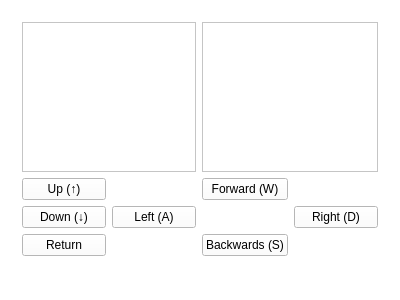
<?xml version="1.0" encoding="UTF-8"?>
<ui version="4.0">
 <class>MainFrame</class>
 <widget class="QMainWindow" name="MainFrame">
  <property name="geometry">
   <rect>
    <x>0</x>
    <y>0</y>
    <width>400</width>
    <height>300</height>
   </rect>
  </property>
  <property name="windowTitle">
   <string>MainFrame</string>
  </property>
  <widget class="QWidget" name="centralWidget">
   <property name="styleSheet">
    <string notr="true">background: white;</string>
   </property>
   <layout class="QGridLayout" name="gridLayout">
    <item row="0" column="2">
     <widget class="QStackedWidget" name="stackedWidget">
      <property name="currentIndex">
       <number>5</number>
      </property>
      <widget class="QWidget" name="pageUsername">
       <layout class="QGridLayout" name="gridLayout_2">
        <item row="0" column="0">
         <spacer name="horizontalSpacer">
          <property name="orientation">
           <enum>Qt::Horizontal</enum>
          </property>
          <property name="sizeHint" stdset="0">
           <size>
            <width>101</width>
            <height>20</height>
           </size>
          </property>
         </spacer>
        </item>
        <item row="0" column="2">
         <spacer name="horizontalSpacer_2">
          <property name="orientation">
           <enum>Qt::Horizontal</enum>
          </property>
          <property name="sizeHint" stdset="0">
           <size>
            <width>100</width>
            <height>20</height>
           </size>
          </property>
         </spacer>
        </item>
        <item row="0" column="1">
         <widget class="QLineEdit" name="inputUsername">
          <property name="maxLength">
           <number>64</number>
          </property>
          <property name="placeholderText">
           <string>username</string>
          </property>
         </widget>
        </item>
       </layout>
      </widget>
      <widget class="QWidget" name="pagePassword">
       <layout class="QGridLayout" name="gridLayout_3">
        <item row="0" column="0">
         <spacer name="horizontalSpacer_3">
          <property name="orientation">
           <enum>Qt::Horizontal</enum>
          </property>
          <property name="sizeHint" stdset="0">
           <size>
            <width>101</width>
            <height>20</height>
           </size>
          </property>
         </spacer>
        </item>
        <item row="0" column="1">
         <widget class="QLineEdit" name="inputPassword">
          <property name="placeholderText">
           <string>password</string>
          </property>
         </widget>
        </item>
        <item row="0" column="2">
         <spacer name="horizontalSpacer_4">
          <property name="orientation">
           <enum>Qt::Horizontal</enum>
          </property>
          <property name="sizeHint" stdset="0">
           <size>
            <width>100</width>
            <height>20</height>
           </size>
          </property>
         </spacer>
        </item>
       </layout>
      </widget>
      <widget class="QWidget" name="pageLoading">
       <layout class="QGridLayout" name="gridLayout_6">
        <item row="0" column="0">
         <spacer name="horizontalSpacer_7">
          <property name="orientation">
           <enum>Qt::Horizontal</enum>
          </property>
          <property name="sizeHint" stdset="0">
           <size>
            <width>40</width>
            <height>20</height>
           </size>
          </property>
         </spacer>
        </item>
        <item row="0" column="1">
         <widget class="QProgressBar" name="progressBar_loading">
          <property name="value">
           <number>24</number>
          </property>
         </widget>
        </item>
        <item row="0" column="2">
         <spacer name="horizontalSpacer_8">
          <property name="orientation">
           <enum>Qt::Horizontal</enum>
          </property>
          <property name="sizeHint" stdset="0">
           <size>
            <width>40</width>
            <height>20</height>
           </size>
          </property>
         </spacer>
        </item>
       </layout>
      </widget>
      <widget class="QWidget" name="pageRoot">
       <layout class="QGridLayout" name="gridLayout_4">
        <item row="6" column="1">
         <spacer name="verticalSpacer_2">
          <property name="orientation">
           <enum>Qt::Vertical</enum>
          </property>
          <property name="sizeHint" stdset="0">
           <size>
            <width>20</width>
            <height>40</height>
           </size>
          </property>
         </spacer>
        </item>
        <item row="1" column="1">
         <widget class="QPushButton" name="pushButton_auto">
          <property name="text">
           <string>Autonomous</string>
          </property>
         </widget>
        </item>
        <item row="2" column="1">
         <widget class="QPushButton" name="pushButton_manual">
          <property name="text">
           <string>Manual Override</string>
          </property>
         </widget>
        </item>
        <item row="4" column="1">
         <widget class="QPushButton" name="pushButton_settings">
          <property name="text">
           <string>Settings</string>
          </property>
         </widget>
        </item>
        <item row="5" column="1">
         <widget class="QPushButton" name="pushButton_exit">
          <property name="text">
           <string>Exit</string>
          </property>
         </widget>
        </item>
        <item row="0" column="1">
         <spacer name="verticalSpacer">
          <property name="orientation">
           <enum>Qt::Vertical</enum>
          </property>
          <property name="sizeHint" stdset="0">
           <size>
            <width>20</width>
            <height>40</height>
           </size>
          </property>
         </spacer>
        </item>
        <item row="2" column="2">
         <spacer name="horizontalSpacer_6">
          <property name="orientation">
           <enum>Qt::Horizontal</enum>
          </property>
          <property name="sizeHint" stdset="0">
           <size>
            <width>40</width>
            <height>20</height>
           </size>
          </property>
         </spacer>
        </item>
        <item row="2" column="0">
         <spacer name="horizontalSpacer_5">
          <property name="orientation">
           <enum>Qt::Horizontal</enum>
          </property>
          <property name="sizeHint" stdset="0">
           <size>
            <width>40</width>
            <height>20</height>
           </size>
          </property>
         </spacer>
        </item>
       </layout>
      </widget>
      <widget class="QWidget" name="pageAuto">
       <layout class="QGridLayout" name="gridLayout_7">
        <item row="1" column="0">
         <spacer name="verticalSpacer_4">
          <property name="orientation">
           <enum>Qt::Vertical</enum>
          </property>
          <property name="sizeHint" stdset="0">
           <size>
            <width>20</width>
            <height>40</height>
           </size>
          </property>
         </spacer>
        </item>
        <item row="0" column="0">
         <widget class="QStackedWidget" name="stackedWidget_2">
          <widget class="QWidget" name="pageMissionView">
           <layout class="QGridLayout" name="gridLayout_9">
            <item row="1" column="0">
             <widget class="QPushButton" name="pushButton_selectMission">
              <property name="text">
               <string>Select Mission</string>
              </property>
             </widget>
            </item>
            <item row="1" column="1">
             <widget class="QPushButton" name="pushButton_pauseContinue">
              <property name="text">
               <string>Pause</string>
              </property>
             </widget>
            </item>
            <item row="3" column="0">
             <widget class="QPushButton" name="pushButton_return_3">
              <property name="text">
               <string>Return</string>
              </property>
             </widget>
            </item>
            <item row="3" column="1">
             <widget class="QPushButton" name="pushButton_abort">
              <property name="text">
               <string>Stop</string>
              </property>
             </widget>
            </item>
            <item row="0" column="1">
             <widget class="QFrame" name="frame_positioning">
              <property name="frameShape">
               <enum>QFrame::StyledPanel</enum>
              </property>
              <property name="frameShadow">
               <enum>QFrame::Raised</enum>
              </property>
             </widget>
            </item>
            <item row="0" column="0">
             <widget class="QFrame" name="frame_cameraView">
              <property name="frameShape">
               <enum>QFrame::StyledPanel</enum>
              </property>
              <property name="frameShadow">
               <enum>QFrame::Raised</enum>
              </property>
             </widget>
            </item>
            <item row="2" column="0" colspan="2">
             <widget class="QPushButton" name="pushButton_manualOverride">
              <property name="text">
               <string>Manual Override</string>
              </property>
             </widget>
            </item>
           </layout>
          </widget>
          <widget class="QWidget" name="pageMissionSelect">
           <layout class="QGridLayout" name="gridLayout_8">
            <item row="4" column="3">
             <spacer name="horizontalSpacer_10">
              <property name="orientation">
               <enum>Qt::Horizontal</enum>
              </property>
              <property name="sizeHint" stdset="0">
               <size>
                <width>40</width>
                <height>20</height>
               </size>
              </property>
             </spacer>
            </item>
            <item row="4" column="0">
             <spacer name="horizontalSpacer_9">
              <property name="orientation">
               <enum>Qt::Horizontal</enum>
              </property>
              <property name="sizeHint" stdset="0">
               <size>
                <width>40</width>
                <height>20</height>
               </size>
              </property>
             </spacer>
            </item>
            <item row="4" column="1" colspan="2">
             <widget class="QPushButton" name="pushButton_searchAndRescue">
              <property name="text">
               <string>Search and Rescue</string>
              </property>
             </widget>
            </item>
            <item row="3" column="1" colspan="2">
             <widget class="QPushButton" name="pushButton_compete">
              <property name="text">
               <string>Compete</string>
              </property>
             </widget>
            </item>
            <item row="5" column="1" colspan="2">
             <widget class="QPushButton" name="pushButton_searchAndDestroy">
              <property name="text">
               <string>Search and Destroy</string>
              </property>
             </widget>
            </item>
            <item row="6" column="1" colspan="2">
             <widget class="QPushButton" name="pushButton_discoMission">
              <property name="text">
               <string>Disco Mission</string>
              </property>
             </widget>
            </item>
            <item row="8" column="1" colspan="2">
             <widget class="QPushButton" name="pushButton_return">
              <property name="text">
               <string>Return</string>
              </property>
             </widget>
            </item>
            <item row="2" column="1">
             <spacer name="verticalSpacer_3">
              <property name="orientation">
               <enum>Qt::Vertical</enum>
              </property>
              <property name="sizeHint" stdset="0">
               <size>
                <width>20</width>
                <height>40</height>
               </size>
              </property>
             </spacer>
            </item>
           </layout>
          </widget>
         </widget>
        </item>
       </layout>
      </widget>
      <widget class="QWidget" name="pageManual">
       <layout class="QGridLayout" name="gridLayout_5">
        <item row="4" column="2">
         <widget class="QPushButton" name="pushButton_back">
          <property name="text">
           <string>Backwards (S)</string>
          </property>
         </widget>
        </item>
        <item row="2" column="0">
         <widget class="QPushButton" name="pushButton_up">
          <property name="text">
           <string>Up (↑)</string>
          </property>
         </widget>
        </item>
        <item row="2" column="2">
         <widget class="QPushButton" name="pushButton_forward">
          <property name="text">
           <string>Forward (W)</string>
          </property>
         </widget>
        </item>
        <item row="3" column="1">
         <widget class="QPushButton" name="pushButton_left">
          <property name="text">
           <string>Left (A)</string>
          </property>
         </widget>
        </item>
        <item row="3" column="3">
         <widget class="QPushButton" name="pushButton_right">
          <property name="text">
           <string>Right (D)</string>
          </property>
         </widget>
        </item>
        <item row="1" column="0" colspan="2">
         <widget class="QFrame" name="frame_frontCamera">
          <property name="frameShape">
           <enum>QFrame::StyledPanel</enum>
          </property>
          <property name="frameShadow">
           <enum>QFrame::Raised</enum>
          </property>
         </widget>
        </item>
        <item row="1" column="2" colspan="2">
         <widget class="QFrame" name="frame_bottomCamera">
          <property name="frameShape">
           <enum>QFrame::StyledPanel</enum>
          </property>
          <property name="frameShadow">
           <enum>QFrame::Raised</enum>
          </property>
         </widget>
        </item>
        <item row="3" column="0">
         <widget class="QPushButton" name="pushButton_down">
          <property name="text">
           <string>Down (↓)</string>
          </property>
         </widget>
        </item>
        <item row="4" column="0">
         <widget class="QPushButton" name="pushButton_return_2">
          <property name="text">
           <string>Return</string>
          </property>
         </widget>
        </item>
       </layout>
      </widget>
      <widget class="QWidget" name="pageSettings"/>
     </widget>
    </item>
   </layout>
  </widget>
  <widget class="QStatusBar" name="statusBar">
   <property name="styleSheet">
    <string notr="true">background: white;</string>
   </property>
  </widget>
 </widget>
 <layoutdefault spacing="6" margin="11"/>
 <resources/>
 <connections/>
</ui>
